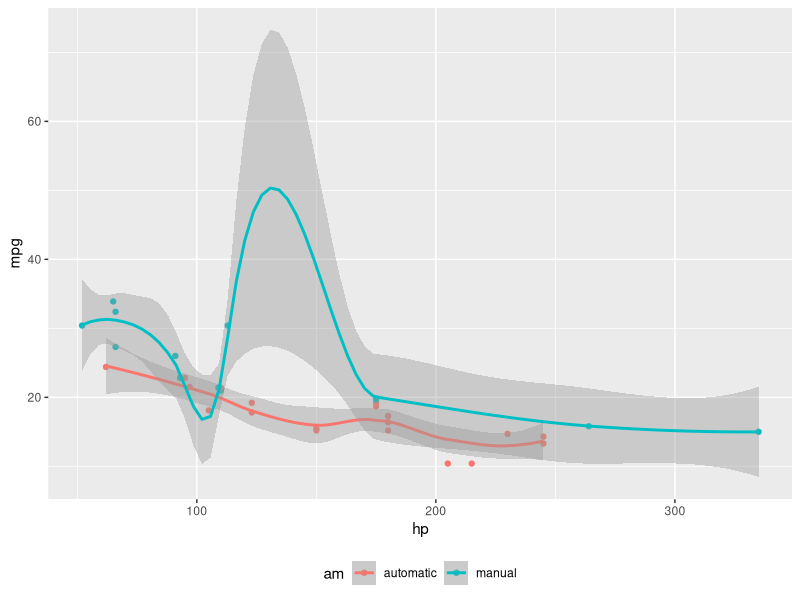
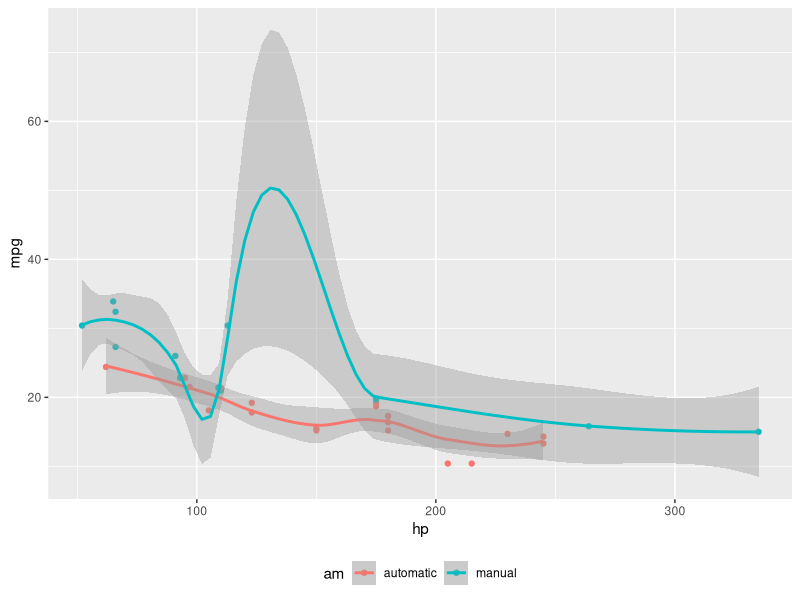

Here is the R script that generated these plots, in order:
## ---- chunk 1
#| label: fig-mtcars
#| fig-cap: "MPG vs horsepower, colored by transmission."
#| column: margin
#| echo: fenced

library(ggplot2)
mtcars2 <- mtcars
mtcars2$am <- factor(
  mtcars$am, labels = c('automatic', 'manual')
)
ggplot(mtcars2, aes(hp, mpg, color = am)) +
  geom_point() +
  geom_smooth(formula = y ~ x, method = "loess") +
  theme(legend.position = 'bottom')
## ---- chunk 2
#| column: margin
#| echo: fenced

knitr::kable(
  mtcars[1:3, 1:3]
)
## ---- chunk 3
#| label: fig-cap-margin
#| fig-cap: "MPG vs horsepower, colored by transmission."
#| cap-location: margin
#| echo: fenced

library(ggplot2)
mtcars2 <- mtcars
mtcars2$am <- factor(
  mtcars$am, labels = c('automatic', 'manual')
)
ggplot(mtcars2, aes(hp, mpg, color = am)) +
  geom_point() +
  geom_smooth(formula = y ~ x, method = "loess") +
  theme(legend.position = 'bottom')
